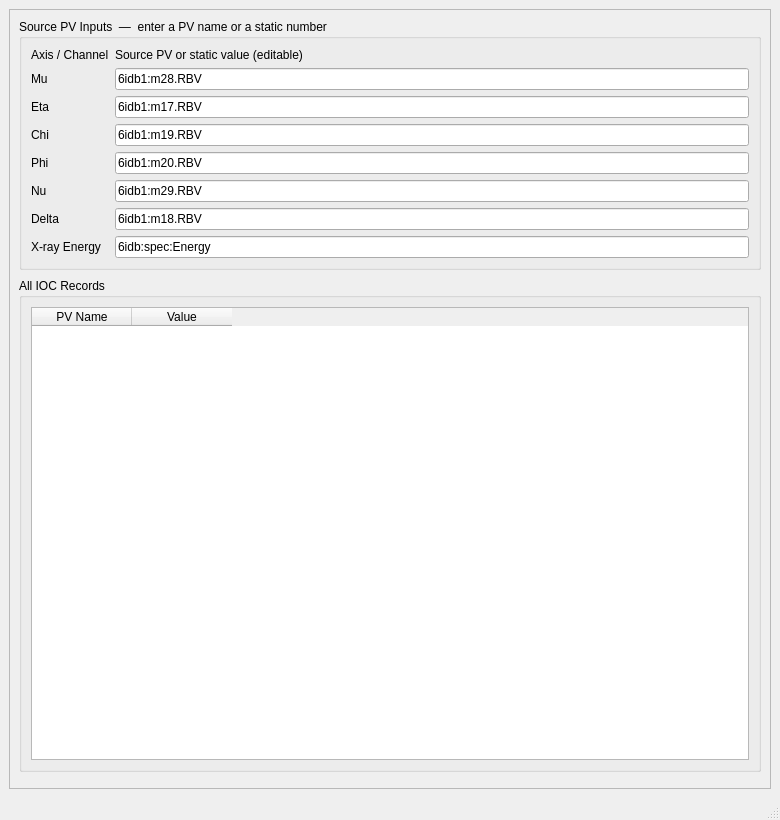
<?xml version="1.0" encoding="UTF-8"?>
<!-- Copyright (C) UChicago Argonne, LLC -->
<!-- See LICENSE file for details -->
<ui version="4.0">
 <class>IocParamWindow</class>
 <widget class="QMainWindow" name="IocParamWindow">
  <property name="geometry">
   <rect>
    <x>0</x>
    <y>0</y>
    <width>780</width>
    <height>820</height>
   </rect>
  </property>
  <property name="windowTitle">
   <string>IOC for RSM conversion parameter</string>
  </property>
  <widget class="QWidget" name="centralwidget">
   <layout class="QVBoxLayout" name="verticalLayout">
    <property name="spacing">
     <number>0</number>
    </property>
    <property name="contentsMargins">
     <number>0</number>
     <number>0</number>
     <number>0</number>
     <number>0</number>
    </property>
    <item>
     <widget class="QScrollArea" name="scrollArea">
      <property name="widgetResizable">
       <bool>true</bool>
      </property>
      <widget class="QWidget" name="scrollContents">
       <layout class="QVBoxLayout" name="scrollLayout">
        <property name="spacing">
         <number>8</number>
        </property>
        <property name="contentsMargins">
         <number>10</number>
         <number>10</number>
         <number>10</number>
         <number>10</number>
        </property>

        <!-- Source PV Inputs group -->
        <item>
         <widget class="QGroupBox" name="groupBoxInputs">
          <property name="title">
           <string>Source PV Inputs  —  enter a PV name or a static number</string>
          </property>
          <layout class="QGridLayout" name="gridInputs">
           <property name="spacing">
            <number>6</number>
           </property>

           <!-- Header row -->
           <item row="0" column="0">
            <widget class="QLabel" name="labelHeaderAxis">
             <property name="text"><string>Axis / Channel</string></property>
            </widget>
           </item>
           <item row="0" column="1">
            <widget class="QLabel" name="labelHeaderSource">
             <property name="text"><string>Source PV or static value (editable)</string></property>
            </widget>
           </item>

           <!-- Mu -->
           <item row="1" column="0">
            <widget class="QLabel" name="labelMu">
             <property name="text"><string>Mu</string></property>
            </widget>
           </item>
           <item row="1" column="1">
            <widget class="QLineEdit" name="lineEditMu">
             <property name="text"><string>6idb1:m28.RBV</string></property>
            </widget>
           </item>

           <!-- Eta -->
           <item row="2" column="0">
            <widget class="QLabel" name="labelEta">
             <property name="text"><string>Eta</string></property>
            </widget>
           </item>
           <item row="2" column="1">
            <widget class="QLineEdit" name="lineEditEta">
             <property name="text"><string>6idb1:m17.RBV</string></property>
            </widget>
           </item>

           <!-- Chi -->
           <item row="3" column="0">
            <widget class="QLabel" name="labelChi">
             <property name="text"><string>Chi</string></property>
            </widget>
           </item>
           <item row="3" column="1">
            <widget class="QLineEdit" name="lineEditChi">
             <property name="text"><string>6idb1:m19.RBV</string></property>
            </widget>
           </item>

           <!-- Phi -->
           <item row="4" column="0">
            <widget class="QLabel" name="labelPhi">
             <property name="text"><string>Phi</string></property>
            </widget>
           </item>
           <item row="4" column="1">
            <widget class="QLineEdit" name="lineEditPhi">
             <property name="text"><string>6idb1:m20.RBV</string></property>
            </widget>
           </item>

           <!-- Nu -->
           <item row="5" column="0">
            <widget class="QLabel" name="labelNu">
             <property name="text"><string>Nu</string></property>
            </widget>
           </item>
           <item row="5" column="1">
            <widget class="QLineEdit" name="lineEditNu">
             <property name="text"><string>6idb1:m29.RBV</string></property>
            </widget>
           </item>

           <!-- Delta -->
           <item row="6" column="0">
            <widget class="QLabel" name="labelDelta">
             <property name="text"><string>Delta</string></property>
            </widget>
           </item>
           <item row="6" column="1">
            <widget class="QLineEdit" name="lineEditDelta">
             <property name="text"><string>6idb1:m18.RBV</string></property>
            </widget>
           </item>

           <!-- Energy -->
           <item row="7" column="0">
            <widget class="QLabel" name="labelEnergy">
             <property name="text"><string>X-ray Energy</string></property>
            </widget>
           </item>
           <item row="7" column="1">
            <widget class="QLineEdit" name="lineEditEnergy">
             <property name="text"><string>6idb:spec:Energy</string></property>
            </widget>
           </item>

          </layout>
         </widget>
        </item>

        <!-- All IOC Records group -->
        <item>
         <widget class="QGroupBox" name="groupBoxPvTable">
          <property name="title">
           <string>All IOC Records</string>
          </property>
          <layout class="QVBoxLayout" name="pvTableLayout">
           <item>
            <widget class="QTableWidget" name="pvTable">
             <property name="editTriggers">
              <set>QAbstractItemView::NoEditTriggers</set>
             </property>
             <property name="selectionMode">
              <enum>QAbstractItemView::SingleSelection</enum>
             </property>
             <property name="showGrid">
              <bool>true</bool>
             </property>
             <attribute name="horizontalHeaderVisible">
              <bool>true</bool>
             </attribute>
             <attribute name="verticalHeaderVisible">
              <bool>false</bool>
             </attribute>
             <column>
              <property name="text"><string>PV Name</string></property>
             </column>
             <column>
              <property name="text"><string>Value</string></property>
             </column>
            </widget>
           </item>
          </layout>
         </widget>
        </item>

        <!-- Bottom spacer -->
        <item>
         <spacer name="verticalSpacer">
          <property name="orientation">
           <enum>Qt::Vertical</enum>
          </property>
         </spacer>
        </item>

       </layout>
      </widget>
     </widget>
    </item>
   </layout>
  </widget>
  <widget class="QStatusBar" name="statusBar"/>
 </widget>
</ui>
